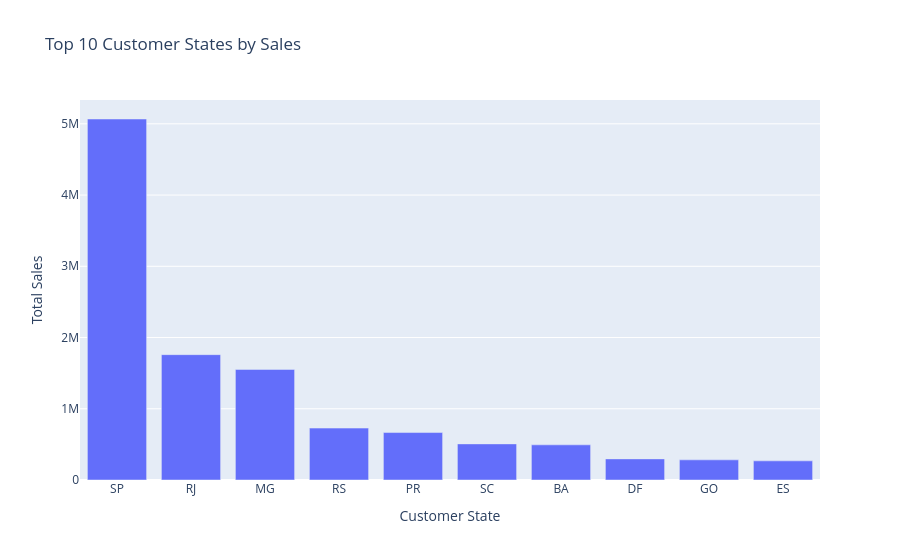

Notebook cell for this chart:
### Code cell
# Select the 10 states with the highest product sales
top_states = state_sales.head(10)

# Create a bar chart showing sales by customer state
fig = px.bar(
    top_states,
    x="customer_state",
    y="total_sales",
    title="Top 10 Customer States by Sales",
    labels={
        "customer_state": "Customer State",
        "total_sales": "Total Sales"
    }
)

# Display the chart
fig.show()

### Figure 1 — Plotly figure (JSON) as saved in the notebook; plotly's stock layout.template omitted (floating-point values rounded to 4 significant figures)
{"data": [{"hovertemplate": "Customer State=%{x}<br>Total Sales=%{y}<extra></extra>", "legendgroup": "", "marker": {"color": "#636efa", "pattern": {"shape": ""}}, "name": "", "orientation": "v", "showlegend": false, "textposition": "auto", "type": "bar", "x": ["SP", "RJ", "MG", "RS", "PR", "SC", "BA", "DF", "GO", "ES"], "xaxis": "x", "y": [5068000.0, 1760000.0, 1552000.0, 728900.0, 666100.0, 507000.0, 493600.0, 296500.0, 282800.0, 268600.0], "yaxis": "y"}], "layout": {"barmode": "relative", "legend": {"tracegroupgap": 0}, "title": {"text": "Top 10 Customer States by Sales"}, "xaxis": {"anchor": "y", "domain": [0, 1], "title": {"text": "Customer State"}}, "yaxis": {"anchor": "x", "domain": [0, 1], "title": {"text": "Total Sales"}}}}
